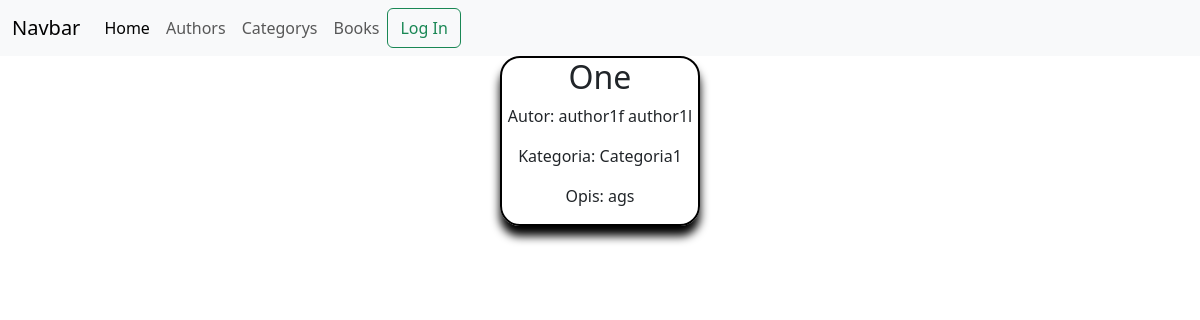
/book/view/1, run on the app's committed database.
### LessonsWWW/models.py (models this page shows, shortened)
class Book(models.Model):
    title = models.CharField(max_length=100)
    author = models.ForeignKey(
        'Author',
        on_delete=models.CASCADE,
    )
    category = models.ForeignKey(
        'Category',
        on_delete=models.SET_NULL,
        null=True,
        default=None
    )
    description = models.CharField(max_length=213525, default='', blank=True)

class Author(models.Model):
    first_name = models.CharField(max_length=50)
    last_name = models.CharField(max_length=50)
    year_of_birth = models.IntegerField(null=True)

class Category(models.Model):
    category_name = models.CharField(max_length=50)
    class Meta:
        verbose_name_plural = 'Categories'

### LessonsWWW/views.py (the view)
# urls.py: path('book/view/<str:id>',views.book_detail, name="bookView" ),
def book_detail(request, id:str):
    try:
        if (not Book.objects.filter(id=int(id)).exists()):
            messages.error(request, "View don't exists!")
            return redirect("booksSite")
        book = Book.objects.get(id=int(id))
        context = {
            'book': book
        }
        return render(request, 'view/book_view.html', context=context)
    except Exception as e:
        messages.error(request, e.__str__())
        return redirect("authorsSite")

### templates/view/book_view.html
{% load static %}
<link rel="stylesheet" href="{% static 'view-style.css' %}">
{% include 'blocks/navbar.html' %}
<div class="bodyClass">
<div class="view">
<h2>{{ book.title }}</h2>
<p>Autor: {{ book.author.first_name }} {{ book.author.last_name }}</p>
<p>Kategoria: {{ book.category.category_name }}</p>
<p>Opis: {{ book.description }}</p>
</div>
</div>

### static/view-style.css (style rules this page uses)
.bodyClass { display: flex; justify-content: center; }
.view { display: flex; flex-direction: column; align-items: center; border: 2px solid black; box-shadow: 0px 10px 10px black; border-radius: 20px; min-width: 200px; max-width: 400px; }

### data on the page
Book: title "One", author.first_name "author1f", author.last_name "author1l", category.category_name "Categoria1", description "ags"
